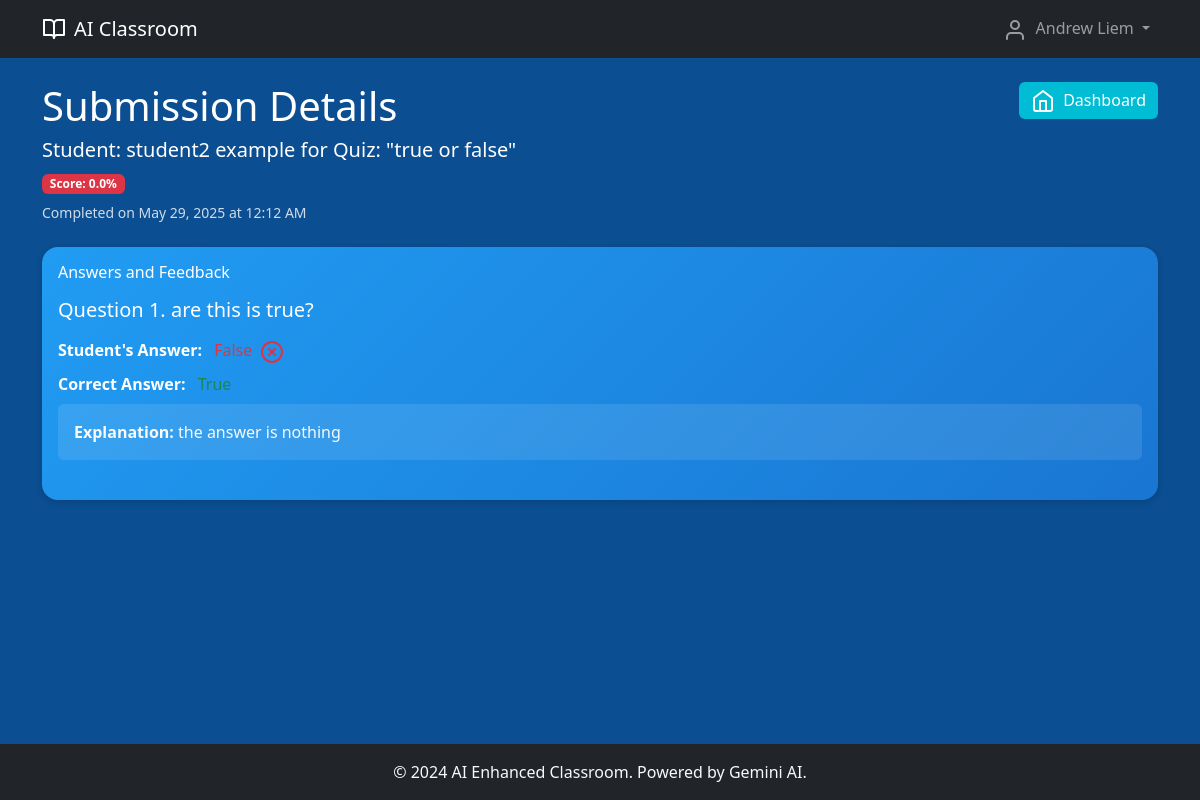
/teacher/quiz/4/submission/13 (signed in), run on the app's committed database.
### models.py (models this page shows, shortened)
class User(UserMixin, db.Model):
    id = db.Column(db.Integer, primary_key=True)
    email = db.Column(db.String(120), unique=True, nullable=False)
    password_hash = db.Column(db.String(256), nullable=False)
    role = db.Column(db.String(20), nullable=False)  # 'teacher' or 'student'
    first_name = db.Column(db.String(100), nullable=False)
    last_name = db.Column(db.String(100), nullable=False)
    created_at = db.Column(db.DateTime, default=datetime.utcnow)
    taught_classrooms = db.relationship('Classroom', backref='teacher', lazy=True)
    enrollments = db.relationship('Enrollment', backref='student', lazy=True)
    self_evaluations = db.relationship('SelfEvaluation', backref='student', lazy=True)
    created_quizzes = db.relationship('Quiz', backref='teacher', lazy=True)
    @property
    def full_name(self):
        return f"{self.first_name} {self.last_name}"

class Quiz(db.Model):
    id = db.Column(db.Integer, primary_key=True)
    title = db.Column(db.String(200), nullable=False)
    description = db.Column(db.Text)
    teacher_id = db.Column(db.Integer, db.ForeignKey('user.id'), nullable=False)
    classroom_id = db.Column(db.Integer, db.ForeignKey('classroom.id'), nullable=False)
    quiz_type = db.Column(db.String(20), nullable=False)  # 'mcq', 'true_false', 'essay'
    questions_json = db.Column(db.Text, nullable=False)
    time_limit_minutes = db.Column(db.Integer)  # NULL means no time limit
    passing_score = db.Column(db.Float, default=60.0)
    is_required = db.Column(db.Boolean, default=False)
    available_from = db.Column(db.DateTime)
    available_until = db.Column(db.DateTime)
    created_at = db.Column(db.DateTime, default=datetime.utcnow)
    published = db.Column(db.Boolean, default=False)
    max_attempts = db.Column(db.Integer) # NULL means unlimited attempts
    evaluations = db.relationship('SelfEvaluation', backref='quiz', lazy=True)

class SelfEvaluation(db.Model):
    id = db.Column(db.Integer, primary_key=True)
    student_id = db.Column(db.Integer, db.ForeignKey('user.id'), nullable=False)
    classroom_id = db.Column(db.Integer, db.ForeignKey('classroom.id'), nullable=False)
    material_id = db.Column(db.Integer, db.ForeignKey('material.id'), nullable=True)
    quiz_id = db.Column(db.Integer, db.ForeignKey('quiz.id'), nullable=True)
    quiz_type = db.Column(db.String(20), nullable=False)  # 'mcq', 'true_false', 'essay'
    questions_json = db.Column(db.Text, nullable=False)
    answers_json = db.Column(db.Text, nullable=False)
    score = db.Column(db.Float)
    feedback_json = db.Column(db.Text)
    created_at = db.Column(db.DateTime, default=datetime.utcnow)
    completed_at = db.Column(db.DateTime)
    is_ai_generated = db.Column(db.Boolean, default=True)
    started_at = db.Column(db.DateTime)

### routes.py (the view)
@app.route('/teacher/quiz/<int:quiz_id>/submission/<int:evaluation_id>')
@login_required
def teacher_view_submission(quiz_id, evaluation_id):
    if current_user.role != 'teacher':
        flash('Access denied', 'error')
        return redirect(url_for('index'))
    quiz = Quiz.query.filter_by(id=quiz_id).first_or_404()
    if quiz.teacher_id != current_user.id:
        flash('Access denied: you can only view submissions for your own quizzes', 'error')
        return redirect(url_for('teacher_dashboard'))
    evaluation = SelfEvaluation.query.filter_by(id=evaluation_id, quiz_id=quiz_id).first_or_404()
    questions = json.loads(evaluation.questions_json)
    answers = json.loads(evaluation.answers_json)
    feedback = json.loads(evaluation.feedback_json) if evaluation.feedback_json else []
    return render_template('teacher/view_submission.html',
                         classroom=quiz.classroom,
                         quiz=quiz,
                         evaluation=evaluation,
                         student=evaluation.student,
                         questions=questions,
                         answers=answers,
                         feedback=feedback)

### app.py (called while the page is built)
@login_manager.user_loader
def load_user(user_id):
    from models import User
    return User.query.get(int(user_id))

### templates/teacher/view_submission.html (shortened to what this page needs)
{% extends "base.html" %}
{% block content %}
<div class="d-flex justify-content-between align-items-start mb-4">
    <div>
        <h1 class="text-white">Submission Details</h1>
        <h5 class="text-white">Student: {{ student.full_name }} for Quiz: "{{ quiz.title }}"</h5>
        {% if evaluation.score is not none %}
            <div class="mt-2">
                <span class="badge badge-lg text-white
                    {% if evaluation.score >= quiz.passing_score %}bg-success
                    {% else %}bg-danger{% endif %}">
                    Score: {{ "%.1f"|format(evaluation.score) }}%
                </span>
            </div>
        {% endif %}
        {% if evaluation.completed_at %}
            <small class="text-white-80 mt-2 d-block">Completed on {{ evaluation.completed_at.strftime('%B %d, %Y at %I:%M %p') }}</small>
        {% endif %}
    </div>
    <a href="{{ url_for('teacher_dashboard') }}" class="btn btn-gradient-teal">
        <i data-feather="home" class="me-2"></i>Dashboard
    </a>
</div>
<div class="card border-0 gradient-blue rounded-4">
    <div class="card-body">
        <h6 class="text-white mb-3">Answers and Feedback</h6>
        {% for question in questions %}
            {% set question_index = loop.index0 %}
            {% set answer = answers[question_index] if question_index < answers|length else None %}
            {% set feedback_item = feedback[question_index] if question_index < feedback|length else None %}
            <div class="mb-4 {% if not loop.last %}border-bottom border-secondary pb-4{% endif %}">
                <h5 class="mb-3 text-white">Question {{ loop.index }}. {{ question.question }}</h5>
                {% if quiz.quiz_type == 'mcq' or quiz.quiz_type == 'true_false' %}
                    <div class="mb-2 text-white">
                        <strong>Student's Answer:</strong>
                        <span class="ms-2 {% if feedback_item and feedback_item.is_correct %}text-success{% elif feedback_item %}text-danger{% endif %}">
                            {{ answer if answer is not none else "Not answered" }}
                            {% if feedback_item and feedback_item.is_correct %}
                                <i data-feather="check-circle" class="ms-1"></i>
                            {% elif feedback_item %}
                                <i data-feather="x-circle" class="ms-1"></i>
                            {% endif %}
                        </span>
                    </div>
                    {% if feedback_item and not feedback_item.is_correct %}
                        <div class="mb-2 text-white">
                            <strong>Correct Answer:</strong>
                            <span class="text-success ms-2">{{ feedback_item.correct_answer }}</span>
                        </div>
                    {% endif %}
                    {% if feedback_item and feedback_item.explanation %}
                        <div class="p-3 mt-2 rounded" style="background-color: rgba(255, 255, 255, 0.1); color: #f8f9fa;">
                            <strong>Explanation:</strong> {{ feedback_item.explanation }}
                        </div>
                    {% endif %}
                {% endif %}
            </div>
        {% endfor %}
    </div>
</div>
{% endblock %}

### templates/base.html (shortened to what this page needs)
<!DOCTYPE html>
<html lang="en">
<head>
    <link href="https://cdn.jsdelivr.net/npm/bootstrap@5.3.0/dist/css/bootstrap.min.css" rel="stylesheet">
    <link rel="stylesheet" href="https://cdnjs.cloudflare.com/ajax/libs/font-awesome/6.4.0/css/all.min.css">
</head>
<body class="d-flex flex-column min-vh-100" style="background-color: #0b4e91;">
    <nav class="navbar navbar-expand-lg navbar-dark bg-dark">
        <div class="container">
            <a class="navbar-brand d-flex align-items-center" href="{{ url_for('index') }}">
                <i data-feather="book-open" class="me-2"></i>
                AI Classroom
            </a>
            <div class="collapse navbar-collapse" id="navbarNav">
                <ul class="navbar-nav ms-auto">
                    {% if current_user.is_authenticated %}
                        <li class="nav-item dropdown">
                            <a class="nav-link dropdown-toggle" href="#" role="button" data-bs-toggle="dropdown">
                                <i data-feather="user" class="me-1"></i>
                                {{ current_user.full_name }}
                            </a>
                        </li>
                    {% endif %}
                </ul>
            </div>
        </div>
    </nav>
    <main class="container my-4 flex-grow-1">
        {% if error_message %}
            <div class="text-center py-5">
                <i data-feather="alert-circle" class="text-warning" style="width: 64px; height: 64px;"></i>
                <h2 class="mt-3">{{ error_message }}</h2>
                <a href="{{ url_for('index') }}" class="btn btn-primary mt-3">
                    <i data-feather="home" class="me-2"></i>Go Home
                </a>
            </div>
        {% else %}
            {% block content %}{% endblock %}
        {% endif %}
    </main>
    <footer class="bg-dark text-light py-3 mt-auto">
        <div class="container text-center">
            <p class="mb-0">&copy; 2024 AI Enhanced Classroom. Powered by Gemini AI.</p>
        </div>
    </footer>
</body>
</html>

### templates/base.html (style rules this page uses)
.card.gradient-blue { background: linear-gradient(135deg, #219CF3, #1976D2) !important; color: white !important; }
.btn.btn-gradient-teal { background-color: #00BCD4 !important; color: white !important; border: none !important; }
.text-white-80 { color: rgba(255,255,255,0.8) !important; }
.gradient-blue { background: linear-gradient(to bottom right, #1976D2, #2196F3) !important; }
.card { box-shadow: 0px 2px 6px rgba(0,0,0,0.15); }
.rounded-4 { border-radius: 1rem; }
.text-white-80 { color: rgba(255, 255, 255, 0.8) !important; }

### data on the page
User: full_name "Andrew Liem"
User: full_name "student2 example"
Quiz: title "true or false", quiz_type "true_false" (drawn)
SelfEvaluation: score "0.0", completed_at "May 29, 2025 at 12:12 AM"

### other printed values
{{ question.question }} "are this is true?"
{{ answer if answer is not none else "Not answered" }} "False"
{{ feedback_item.correct_answer }} "True"
{{ feedback_item.explanation }} "the answer is nothing"
